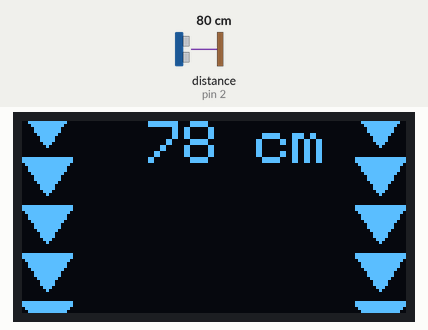
Simulated run of this sketch. Board: Arduino Uno, built with avr-gcc and run on an emulated ATmega328P. Shown: 128×64 one-colour display. Wiring (inferred from the names in the program): ultrasonic range finder: trigger pin 3; echo pin 2. The inputs (shaded band) are chosen by the test bench; at power-on: distance to the obstacle (sensor on pin 2) 80 cm. The echo pulse lasts 58.3 µs per cm; the display library's start-up logo is not drawn.

Above: at 3.26 s.
3.3 s: distance to the obstacle (sensor on pin 2) set to 2 cm
At 3.36 s:
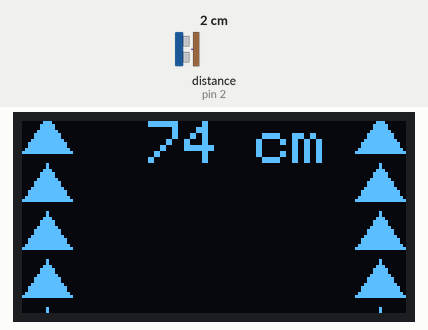
4.9 s: distance to the obstacle (sensor on pin 2) set to 4 cm
At 6.8 s:
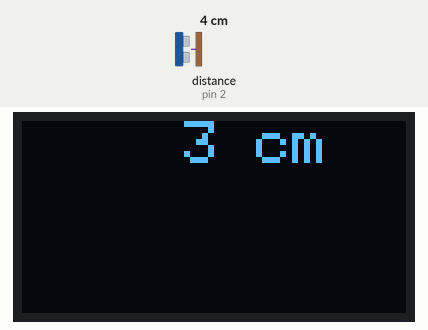
6.9 s: distance to the obstacle (sensor on pin 2) set to 9 cm
At 9.0 s:
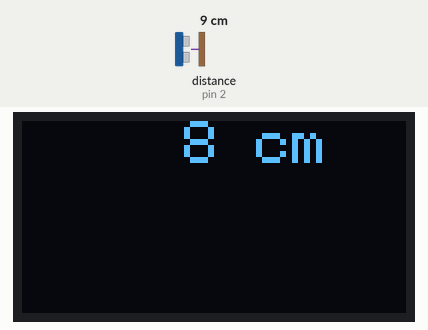

The sketch:

DeskHeightDisplay.ino
```cpp
extern void SetupOLED();
extern void DisplayBlack();
extern void DisplayClear();
extern void DisplayDraw();
extern void DisplayString( const char * const pszString );


extern void SetupDistance();
extern unsigned long GetDistance();
void DisplayDistance( unsigned long ulDistance );


extern void ScrollTriangles( int8_t iDirection );

void CycleTime( unsigned long ulStartTime );

void setup()
{
  Serial.begin(9600);  // Serial Communication is starting with 9600 of baudrate speed

  SetupDistance();
  SetupOLED();
}

#define CYCLE_TIME_MS (50)

void loop()
{
  const unsigned long  TOLERANCE      =     0; // [cm]
  const unsigned long  SCROLLDELAY    =   500; // [ms]
  const unsigned long  TEXTDELAY      = 10000; // [ms]

  static unsigned long lastChange     = millis();
  static int8_t        iDirection     = 0;
  static unsigned long ulPrevDistance = 0;
  static bool          fShowScroll    = false;
  static bool          fShowText      = true;

  unsigned long        ulStartTime    = millis();
  unsigned long        ulDistance     = GetDistance();


  DisplayClear();

  long lChange = ulPrevDistance - ulDistance;

//Serial.println( lChange );

  if( abs(lChange) > TOLERANCE )
  {
    fShowScroll = true;
    fShowText   = true;
    lastChange  = millis();

    ulPrevDistance = ulDistance;
  }

  if( millis() - lastChange > SCROLLDELAY )
    fShowScroll = false;

  if( millis() - lastChange > TEXTDELAY )
    fShowText = false;

  if( lChange > 0 )
    iDirection = +1;
  else if( lChange < 0 )
    iDirection = -1;
  else if( !fShowScroll )
    iDirection = 0;

  if( fShowScroll )
    ScrollTriangles( iDirection );

  if( fShowText )
    DisplayDistance( ulDistance );

  DisplayDraw();

  CycleTime( ulStartTime );
}


void CycleTime( unsigned long ulStartTime )
{
  unsigned long ulBusyTime = millis() - ulStartTime;

  if( ulBusyTime < CYCLE_TIME_MS )
  {
    delay( CYCLE_TIME_MS - ulBusyTime );
  }
}

void DisplayDistance( unsigned long ulDistance )
{
    char szDistance[32] = "";

    // valid measurement range is 500cm
    if( ulDistance > 500 )
      sprintf( szDistance, " --- cm" );
    else
      sprintf( szDistance, "%3lu cm", ulDistance );

    DisplayString( szDistance );
}
```

EchoSounder.ino
```cpp
//
// ECHOSOUNDER
//
#define ECHO_PIN                2  // attach pin D2 Arduino to pin Echo of HC-SR04
#define TRIGGER_PIN             3  //attach pin D3 Arduino to pin Trig of HC-SR04

#define FILTER_SIZE             20
#define FILTER_LENGTH           (FILTER_SIZE - 1)


void SetupDistance();
unsigned long GetDistance();
void DisplayDistance( unsigned long lDistance, bool fOnChangeOnly );


void SetupDistance()
{
  pinMode(TRIGGER_PIN, OUTPUT);  // Sets the TRIGGER_PIN as an OUTPUT
  pinMode(ECHO_PIN, INPUT);   // Sets the ECHO_PIN as an INPUT
}


unsigned long GetDistance()
{
  unsigned long        ulDuration;  // duration of sound wave travel
  unsigned long        ulDistance;  // distance measurement

  static unsigned long aDistance[FILTER_SIZE] = { 0 };
  static size_t        iIndex = 0;

  // clears the trigger pin condition
  digitalWrite(TRIGGER_PIN, LOW);
  delayMicroseconds(2);

  // sets the trigger pin HIGH (ACTIVE) for 10 microseconds
  digitalWrite(TRIGGER_PIN, HIGH);
  delayMicroseconds(10);
  digitalWrite(TRIGGER_PIN, LOW);

  // reads the echo pin, returns the sound wave travel time in microseconds
  ulDuration = pulseIn(ECHO_PIN, HIGH);

  // calculate distance
  ulDistance = (unsigned long )(ulDuration * 0.034 / 2);  // Speed of sound wave divided by 2 (go and back)

  aDistance[iIndex++] = ulDistance;

  if (iIndex > FILTER_LENGTH)
    iIndex = 0;

  unsigned long iSum = 0;

  for (size_t iAvg = 0; iAvg < FILTER_SIZE; ++iAvg) {
    iSum += aDistance[iAvg];
  }

  return (unsigned long)(iSum / FILTER_SIZE + 0.5);
}
```

OLEDDisplay.ino
```cpp
#include <SPI.h>
#include <Wire.h>
#include <Adafruit_GFX.h>
#include <Adafruit_SSD1306.h>


//
// OLED DISPLAY
//
#define OLED_SCREEN_WIDTH      128 // OLED display width, in pixels
#define OLED_SCREEN_HEIGHT      64 // OLED display height, in pixels
#define OLED_RESET              -1 // Reset pin # (or -1 if sharing Arduino reset pin)
#define OLED_SCREEN_ADDRESS   0x3C // See datasheet for Address; 0x3D for 128x64, 0x3C for 128x32

Adafruit_SSD1306 display( OLED_SCREEN_WIDTH, OLED_SCREEN_HEIGHT, &Wire, OLED_RESET );

void SetupOLED();
void DisplayBlack();
void DisplayClear();
void DisplayDraw();
void DisplayString( const char * const pszString );


void SetupOLED()
{
  // SSD1306_SWITCHCAPVCC = generate display voltage from 3.3V internally
  if( !display.begin(SSD1306_SWITCHCAPVCC, OLED_SCREEN_ADDRESS))
  {
    Serial.println(F("SSD1306 allocation failed"));
    for(;;); // Don't proceed, loop forever
  }

 // Show initial display buffer contents on the screen --
  // the library initializes this with an Adafruit splash screen.
  display.display();
  delay(2000); // Pause for 2 seconds
  display.clearDisplay();// Clear the buffer
}


void DisplayBlack()
{
    display.clearDisplay();
    display.display();
}

void DisplayClear()
{
    display.clearDisplay();
}

void DisplayDraw()
{
    display.display();
}

void DisplayString( const char * const pszString )
{
    display.setTextSize(2);
    display.setTextColor(SSD1306_WHITE);
    display.setCursor(30, 0);
    display.println( pszString );
    //DisplayDraw();
}


#define N_TRIANGLES 5

//
// Direction +1 = UP, -1 = DOWN
//
void ScrollTriangles( int8_t iDirection )
{
  static int8_t iPrevDirection = 0;
  static int8_t nTriHeight     =  12;
  static int8_t nTriWidth      =  16;
  static int8_t nTriOffset     =   4;
  static int8_t nDeltaY        =  -1;

  static int8_t posCxL  =  nTriWidth/2;
  static int8_t posCxR  =  display.width() - 1 - nTriWidth/2;

  static int8_t posTop[N_TRIANGLES] = {0};
         int8_t posBot[N_TRIANGLES] = {0};

  if( 0 == iPrevDirection || iPrevDirection != iDirection )
  {
    for( uint8_t iTriangle = 0; iTriangle < N_TRIANGLES; ++iTriangle )
    {
      if( iDirection > 0 )
        posTop[iTriangle] = display.height() - 1 - iTriangle * iDirection * (nTriHeight + nTriOffset);// up - align triangle top with bottom display
      else
        posTop[iTriangle] = -1 * iTriangle * iDirection * (nTriHeight + nTriOffset);// down - align inverted triangle top with top display
    }
  }

  iPrevDirection = iDirection;

  for( uint8_t iTriangle = 0; iTriangle < N_TRIANGLES; ++iTriangle )
  {
    posBot[iTriangle] = posTop[iTriangle] + (iDirection * nTriHeight);

    //left side
    display.fillTriangle( posCxL,                posTop[iTriangle] + (iDirection * nDeltaY),
                          posCxL - nTriWidth/2,  posBot[iTriangle] + (iDirection * nDeltaY),
                          posCxL + nTriWidth/2 , posBot[iTriangle] + (iDirection * nDeltaY), SSD1306_WHITE );

    // right side
    display.fillTriangle( posCxR,                posTop[iTriangle] + (iDirection * nDeltaY),
                          posCxR - nTriWidth/2,  posBot[iTriangle] + (iDirection * nDeltaY),
                          posCxR + nTriWidth/2 , posBot[iTriangle] + (iDirection * nDeltaY), SSD1306_WHITE );

    if( iDirection > 0 && posBot[iTriangle] <= 0 )
        posTop[iTriangle] = display.height() - 1 + nTriOffset;
    else if( iDirection < 0 && posBot[iTriangle] >= display.height() - 1 )
        posTop[iTriangle] = -nTriOffset;
    else
        posTop[iTriangle] += iDirection * nDeltaY;
  }

  // DisplayDraw();
}
```

Measured:
- after the input at 4.9 s, the display: first changes after 0.51 s (image 2 shows a later state)
- after the input at 6.9 s, the display: first changes after 0.21 s (image 3 shows a later state)
